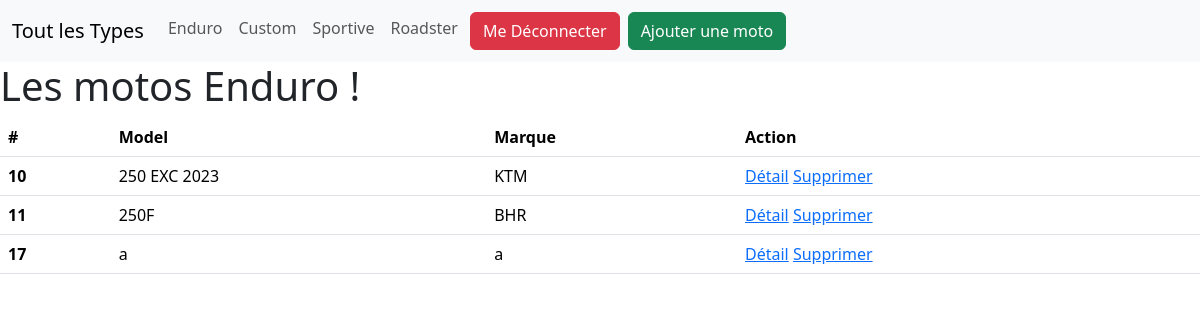
The app's page /index.php?controller=bike&action=listby&type=Enduro (signed in) with its own data.
### tables this page shows
CREATE TABLE `motos` (
  `id` int(11) NOT NULL,
  `model` varchar(250) NOT NULL,
  `type` varchar(250) NOT NULL,
  `picture` varchar(255) DEFAULT NULL,
  `mark` varchar(250) NOT NULL
);

### Controller/BikeController.php (called while the page is built, shortened)
<?php
class BikeController{
    private $bikeManager;
    public function __construct(){
        $this->bikeManager = new BikeManager();
    }
    public function listby(){
        $bikes =$this->bikeManager->getAll();
        require "View/bikes/listby.php";
    }
}

### Model/Manager/DbManager.php (called while the page is built, shortened)
<?php
abstract class DbManager{
    private $host = 'localhost';
    private $username = 'root';
    private $password = '';
    private $dbName = 'exam_mvc';
    public function __construct(){
        $this->bdd = new PDO("mysql:host=".$this->host.";dbname=".$this->dbName,
            $this->username,
            $this->password);
    }
}

### Model/Manager/BikeManager.php (called while the page is built, shortened)
<?php
class BikeManager extends DbManager{
    public function getAll(){
        $query = $this->bdd->query("SELECT * FROM motos");
        $resultsArray = $query->fetchAll();
        $objectArray = [];
        foreach ($resultsArray as $result){
            $objectArray[] = new Bike(
                $result["id"], $result["model"], $result["type"],
                $result["picture"], $result["mark"]);
        }
        return $objectArray;
    }
}

### Model/Bike.php (called while the page is built, shortened)
<?php
class Bike{
    private $id;
    private $model;
    private $type;
    private $marque;
    public function __construct($id, $model, $type, $picture, $marque){
        $this->id = $id;
        $this->model = $model;
        $this->type = $type;
        $this->marque = $marque;
    }
    public function getId(){
        return $this->id;
    }
    public function getMarque(){
        return htmlentities($this->marque);
    }
    public function getModel()
    {
        return htmlentities($this->model);
    }
    public function getType()
    {
        return $this->type;
    }
}

### View/bikes/listby.php (the view, shortened to what this page needs)
<html>
<head>
    <?php include 'View/parts/styles.php'; ?>
</head>
<body>
<?php include 'View/parts/navbar.php'; ?>
<div class="container">
    <h1>Les motos <?php
        $getType = htmlentities($_GET['type']);
        echo ($getType);
        ?> !</h1>
    <?php
    if(count($bikes) == 0){
        echo('<h1 class="text-center text-danger">
                Il n\'y a pas de moto en base
                </h1>');
    } else {
        ?>
        <table class="table">
            <thead>
            <tr>
                <th scope="col">#</th>
                <th scope="col">Model</th>
                <th scope="col">Marque</th>
                <th scope="col">Action</th>
            </tr>
            </thead>
            <tbody>
            <?php
            foreach ($bikes as $bike){
                $type = $bike->getType();
                if($getType == $type){
                    echo(' <tr>
                <th scope="row">'.$bike->getId().'</th>
                <td>'.$bike->getModel().'</td>
                <td>'.$bike->getMarque().'</td>
                <td>
                <a href="index.php?controller=bike&action=detail&id='.$bike->getId().'">Détail</a>
                <a href="index.php?controller=bike&action=delete&id='.$bike->getId().'">Supprimer</a>
                </td>
            </tr>');
                }
            }
            ?>
            </tbody>
        </table>
        <?php
    }
    ?>
</body>
</html>

### View/parts/navbar.php (shortened to what this page needs)
<nav class="navbar navbar-expand-lg bg-body-tertiary">
    <div class="container-fluid">
        <a class="navbar-brand" href="index.php?controller=bike&action=list">Tout les Types</a>
        <div class="collapse navbar-collapse" id="navbarNav">
            <ul class="navbar-nav">
                <?php
                $array = [];
                foreach ($bikes as $bike){
                    $key = $bike->getType();
                    if(!array_key_exists($key,$array)){
                        $array[$key] = $key;
                        echo ('<li class="nav-item">
                    <a class="nav-link" href="index.php?controller=bike&action=listby&type='.$bike->getType().'">'.$bike->getType().'</a>
                </li>');
                    }
                }
                if (!empty($_SESSION['user'])) {
                    echo('<li class="nav-item">
                    <a class="btn btn-danger m-1" href="index.php?controller=login&action=logout">Me Déconnecter</a>
                </li>');}
                ?>
                <a class="btn btn-success m-1" href="index.php?controller=bike&action=add">Ajouter une moto</a>
            </ul>
        </div>
    </div>
</nav

### records on screen
motos: type "Enduro", id "10", model "250 EXC 2023", mark "KTM"
motos: type "Custom"
motos: type "Sportive"
motos: type "Roadster"
motos: id "11", model "250F", mark "BHR"
motos: id "17", model "a", mark "a"

### other values on screen
$getType "Enduro"
